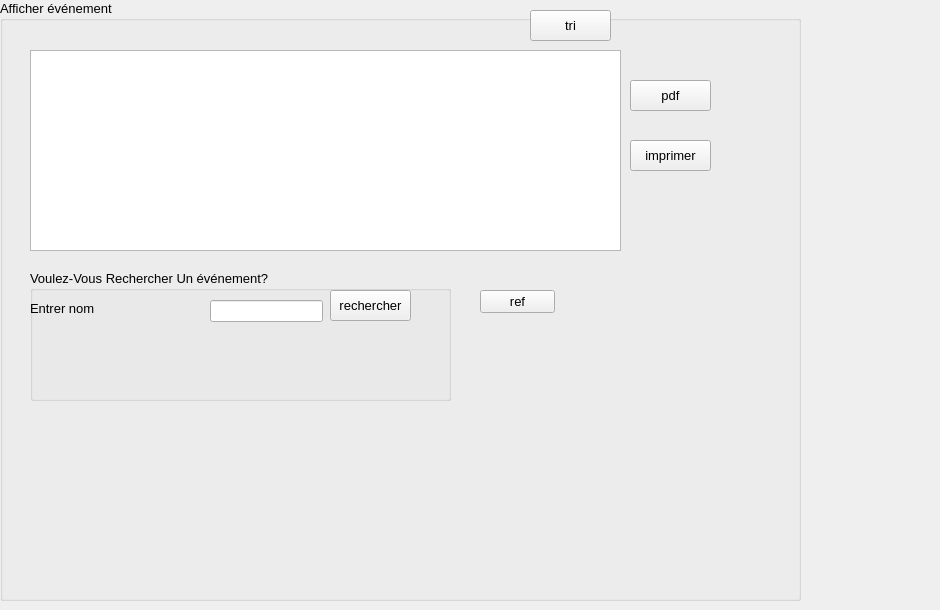
      <widget class="QWidget" name="tab_2">
       <attribute name="title">
        <string>Afficher</string>
       </attribute>
       <widget class="QGroupBox" name="groupBox_3">
        <property name="geometry">
         <rect>
          <x>0</x>
          <y>0</y>
          <width>801</width>
          <height>601</height>
         </rect>
        </property>
        <property name="font">
         <font>
          <family>MS Shell Dlg 2</family>
          <pointsize>10</pointsize>
          <weight>50</weight>
          <bold>false</bold>
         </font>
        </property>
        <property name="title">
         <string>Afficher événement</string>
        </property>
        <widget class="QTableView" name="tabadherant">
         <property name="geometry">
          <rect>
           <x>30</x>
           <y>50</y>
           <width>591</width>
           <height>201</height>
          </rect>
         </property>
        </widget>
        <widget class="QGroupBox" name="groupBox">
         <property name="geometry">
          <rect>
           <x>30</x>
           <y>270</y>
           <width>421</width>
           <height>131</height>
          </rect>
         </property>
         <property name="font">
          <font>
           <family>MS Shell Dlg 2</family>
           <pointsize>10</pointsize>
           <weight>50</weight>
           <bold>false</bold>
          </font>
         </property>
         <property name="title">
          <string>Voulez-Vous Rechercher Un événement?</string>
         </property>
         <widget class="QLabel" name="label_8">
          <property name="geometry">
           <rect>
            <x>0</x>
            <y>30</y>
            <width>211</width>
            <height>16</height>
           </rect>
          </property>
          <property name="font">
           <font>
            <family>MS Shell Dlg 2</family>
            <pointsize>10</pointsize>
            <weight>50</weight>
            <bold>false</bold>
           </font>
          </property>
          <property name="text">
           <string>Entrer nom</string>
          </property>
         </widget>
         <widget class="QLineEdit" name="lineEditrech">
          <property name="geometry">
           <rect>
            <x>180</x>
            <y>30</y>
            <width>113</width>
            <height>22</height>
           </rect>
          </property>
         </widget>
         <widget class="QPushButton" name="pb_rechercher">
          <property name="geometry">
           <rect>
            <x>300</x>
            <y>20</y>
            <width>81</width>
            <height>31</height>
           </rect>
          </property>
          <property name="font">
           <font>
            <family>MS Shell Dlg 2</family>
            <pointsize>10</pointsize>
            <weight>50</weight>
            <bold>false</bold>
           </font>
          </property>
          <property name="text">
           <string>rechercher</string>
          </property>
         </widget>
        </widget>
        <widget class="QPushButton" name="pb_tri">
         <property name="geometry">
          <rect>
           <x>530</x>
           <y>10</y>
           <width>81</width>
           <height>31</height>
          </rect>
         </property>
         <property name="font">
          <font>
           <family>MS Shell Dlg 2</family>
           <pointsize>10</pointsize>
           <weight>50</weight>
           <bold>false</bold>
          </font>
         </property>
         <property name="text">
          <string>tri</string>
         </property>
        </widget>
        <widget class="QPushButton" name="pb_tri_4">
         <property name="geometry">
          <rect>
           <x>630</x>
           <y>80</y>
           <width>81</width>
           <height>31</height>
          </rect>
         </property>
         <property name="font">
          <font>
           <family>MS Shell Dlg 2</family>
           <pointsize>10</pointsize>
           <weight>50</weight>
           <bold>false</bold>
          </font>
         </property>
         <property name="text">
          <string>pdf</string>
         </property>
        </widget>
        <widget class="QPushButton" name="pb_tri_5">
         <property name="geometry">
          <rect>
           <x>630</x>
           <y>140</y>
           <width>81</width>
           <height>31</height>
          </rect>
         </property>
         <property name="font">
          <font>
           <family>MS Shell Dlg 2</family>
           <pointsize>10</pointsize>
           <weight>50</weight>
           <bold>false</bold>
          </font>
         </property>
         <property name="text">
          <string>imprimer</string>
         </property>
        </widget>
        <widget class="QPushButton" name="pushButton_2">
         <property name="geometry">
          <rect>
           <x>480</x>
           <y>290</y>
           <width>75</width>
           <height>23</height>
          </rect>
         </property>
         <property name="text">
          <string>ref</string>
         </property>
        </widget>
        <zorder>groupBox</zorder>
        <zorder>tabadherant</zorder>
        <zorder>pb_tri</zorder>
        <zorder>pb_tri_4</zorder>
        <zorder>pb_tri_5</zorder>
        <zorder>pushButton_2</zorder>
       </widget>
       <widget class="QLabel" name="label_18">
        <property name="geometry">
         <rect>
          <x>-5</x>
          <y>-5</y>
          <width>931</width>
          <height>581</height>
         </rect>
        </property>
        <property name="styleSheet">
         <string notr="true">background-image: url(:/gris.jpg);</string>
        </property>
        <property name="text">
         <string/>
        </property>
       </widget>
       <zorder>label_18</zorder>
       <zorder>groupBox_3</zorder>
      </widget>
